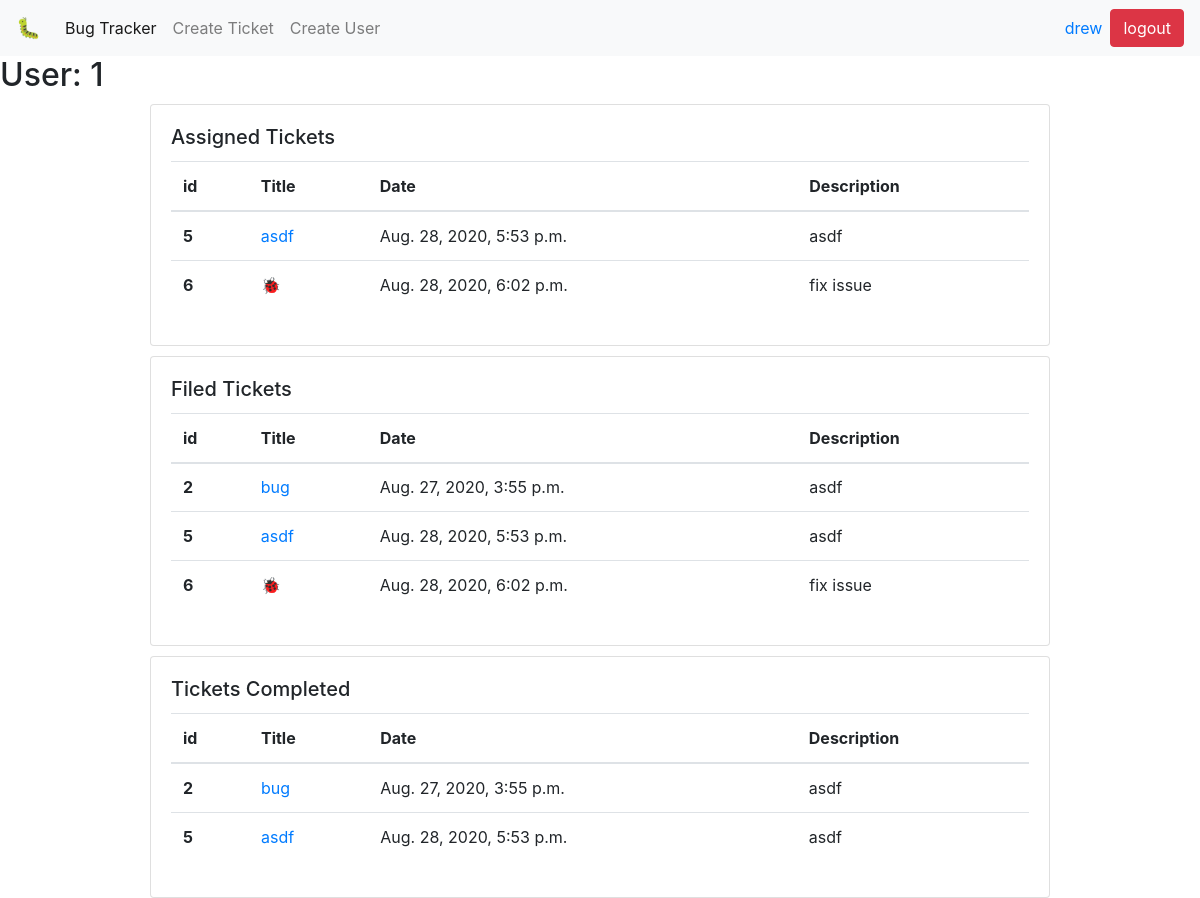
Page /user/1/ (signed in) on the earlier database version.
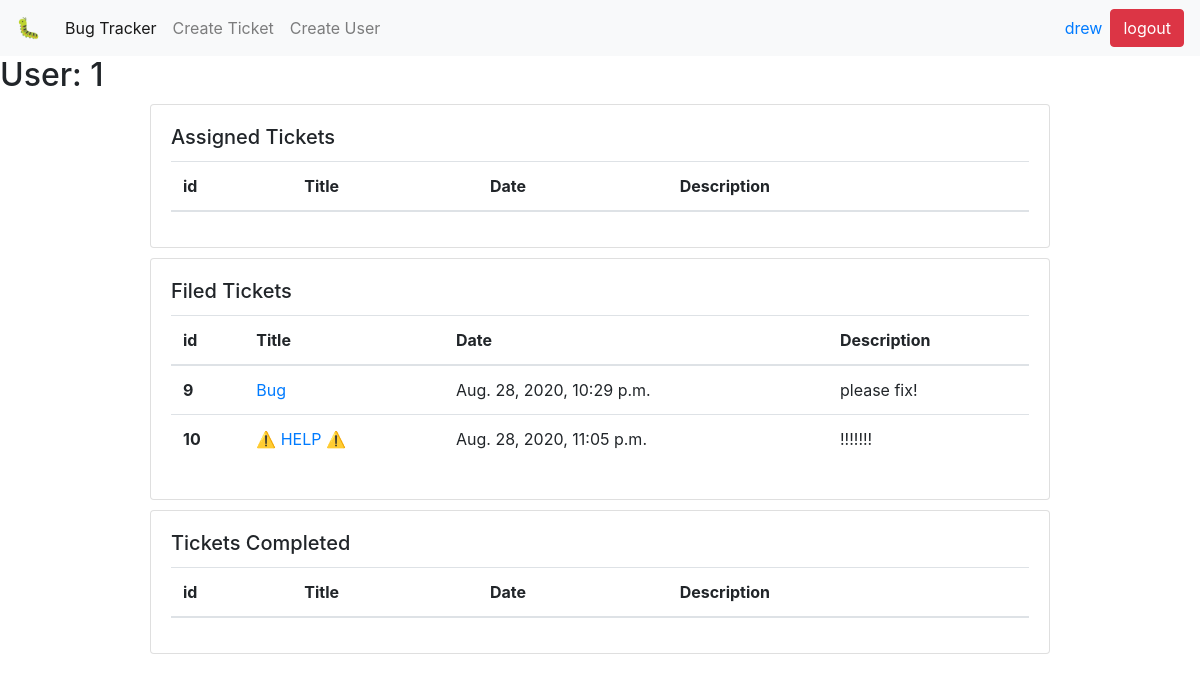
Same page on the later database version.
### homepage/models.py (models this page shows, shortened)
class Ticket(models.Model):
    title = models.CharField(max_length=240)
    date = models.DateTimeField(default=timezone.now)
    description = models.TextField()
    user_filed = models.ForeignKey(
        MyUser,
        related_name='filed',
        on_delete=models.CASCADE,
    )
    user_assigned = models.ForeignKey(
        MyUser,
        related_name='assigned',
        on_delete=models.CASCADE,
        blank=True,
        null=True,
    )
    user_completed = models.ForeignKey(
        MyUser,
        related_name='completed',
        on_delete=models.CASCADE,
        blank=True,
        null=True,
    )
    NEW = 'NE'
    IN_PROGRESS = 'IP'
    DONE = 'DO'
    INVALID = 'IN'
    STATUS_CHOICES = [
        (NEW, 'New'),
        (IN_PROGRESS, 'In Progress'),
        (DONE, 'Done'),
        (INVALID, 'Invalid'),
    ]
    status = models.CharField(
        max_length=2,
        choices=STATUS_CHOICES,
        default=NEW,
    )

### homepage/views.py (the view)
# urls.py: path('user/<int:user_id>/', views.user),
@ login_required
def user(request, user_id):
    tickets_assigned = Ticket.objects.filter(user_assigned=user_id)
    tickets_filed = Ticket.objects.filter(user_filed=user_id)
    tickets_completed = Ticket.objects.filter(user_completed=user_id)
    return render(request, "user.html", {
        "user_id": user_id,
        "tickets_assigned": tickets_assigned,
        "tickets_filed": tickets_filed,
        "tickets_completed": tickets_completed,
    })

### templates/user.html (shortened to what this page needs)
<!doctype html>
<html lang="en">
  <head>
    <link rel="stylesheet" href="https://stackpath.bootstrapcdn.com/bootstrap/4.5.2/css/bootstrap.min.css">
  </head>
  <body>
    <nav class="navbar navbar-expand-lg navbar-light bg-light">
      <a class="navbar-brand" href="/">🐛</a>
      <div class="collapse navbar-collapse" id="navbarSupportedContent">
        <ul class="navbar-nav mr-auto">
          <li class="nav-item active">
            <a class="nav-link" href="/">Bug Tracker<span class="sr-only">(current)</span></a>
          </li>
          <li class="nav-item">
            <a class="nav-link" href="/addticket/">Create Ticket</a>
          </li>
          <li class="nav-item">
            <a class="nav-link" href="/signup/">Create User</a>
          </li>
        </ul>
      </div>
      <a href="/user/{{ request.user.id }}" class="nav-item mr-sm-2">{{ request.user.username }}</a>
      <a class="btn btn-danger" href="/logout/" class="nav-item my-2 my-sm-0">logout</a>
    </nav>
    <h2>User: {{ user_id }}</h2>
    <div class="card" style="width: 75%; margin: 0 auto; margin-top: 10px">
      <div class="card-body">
        <h5 class="card-title">Assigned Tickets</h5>
        <table class="table">
            <thead>
                <tr>
                    <th scope="col">id</th>
                    <th scope="col">Title</th>
                    <th scope="col">Date</th>
                    <th scope="col">Description</th>
            </thead>
            <tbody>
                {% for ticket in tickets_assigned %}
                <tr>
                    <th scope="row">{{ ticket.id }}</th>
                    <td><a href="/ticket/{{ticket.id}}"> {{ ticket.title }}</a></th>
                    <td>{{ ticket.date }}</th>
                    <td>{{ ticket.description }}</th>
                </tr>
                {% endfor %}
            </tbody>
        </table>
      </div>
    </div>
    <div class="card" style="width: 75%; margin: 0 auto; margin-top: 10px">
      <div class="card-body">
        <h5 class="card-title">Filed Tickets</h5>
        <table class="table">
            <thead>
                <tr>
                    <th scope="col">id</th>
                    <th scope="col">Title</th>
                    <th scope="col">Date</th>
                    <th scope="col">Description</th>
            </thead>
            <tbody>
                {% for ticket in tickets_filed %}
                <tr>
                    <th scope="row">{{ ticket.id }}</th>
                    <td><a href="/ticket/{{ticket.id}}"> {{ ticket.title }}</a></th>
                    <td>{{ ticket.date }}</th>
                    <td>{{ ticket.description }}</th>
                </tr>
                {% endfor %}
            </tbody>
        </table>
      </div>
    </div>
    <div class="card" style="width: 75%; margin: 0 auto; margin-top: 10px">
      <div class="card-body">
        <h5 class="card-title">Tickets Completed</h5>
        <table class="table">
            <thead>
                <tr>
                    <th scope="col">id</th>
                    <th scope="col">Title</th>
                    <th scope="col">Date</th>
                    <th scope="col">Description</th>
            </thead>
            <tbody>
                {% for ticket in tickets_completed %}
                <tr>
                    <th scope="row">{{ ticket.id }}</th>
                    <td><a href="/ticket/{{ticket.id}}"> {{ ticket.title }}</a></th>
                    <td>{{ ticket.date }}</th>
                    <td>{{ ticket.description }}</th>
                </tr>
                {% endfor %}
            </tbody>
        </table>
      </div>
    </div>
  </body>
</html>

Differences in the rows shown:
removed Ticket: id "5", title "asdf", date "Aug. 28, 2020, 5:53 p.m.", description "asdf"
removed Ticket: id "6", title "🐞", date "Aug. 28, 2020, 6:02 p.m.", description "fix issue"
removed Ticket: id "2", title "bug", date "Aug. 27, 2020, 3:55 p.m.", description "asdf"
added Ticket: id "9", title "Bug", date "Aug. 28, 2020, 10:29 p.m.", description "please fix!", shown under "Filed Tickets"
added Ticket: id "10", title "⚠️ HELP ⚠️", date "Aug. 28, 2020, 11:05 p.m.", description "!!!!!!!", shown under "Filed Tickets"
